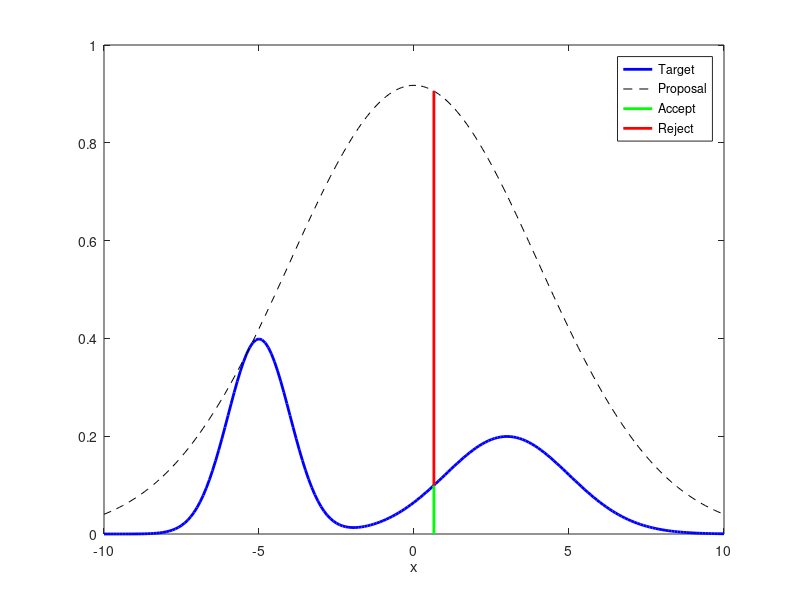

Recreate this plot in MATLAB.
%% From Normal Distribution
rand('seed',12345);
x = -10:0.1:10;
% CREATE A "COMPLEX DISTRIBUTION" f(x) AS A MIXTURE OF TWO NORMAL
% DISTRIBUTIONS
f = inline('normpdf(x,3,2)+normpdf(x,-5,1)','x');
t = plot(x,f(x),'b','linewidth',2);
hold on;
% PROPOSAL IS A CENTERED NORMAL DISTRIBUTION
q = inline('normpdf(x,0,4)','x');
% DETERMINE SCALING CONSTANT
c = max(f(x)./q(x))
%PLOT SCALED PROPOSAL/ENVELOP DISTRIBUTION
p = plot(x,c*q(x),'k--');
% DRAW A SAMPLE FROM q(x);
qx = normrnd(0,4);
fx = f(qx);
%PLOT THE RATIO OF f(q(x)) to cq(x)
a = plot([qx,qx],[0 fx],'g','Linewidth',2);
r = plot([qx,qx],[fx,c*q(qx)],'r','Linewidth',2);
legend([t,p,a,r],{'Target','Proposal','Accept','Reject'});
xlabel('x');

%% From Circle


